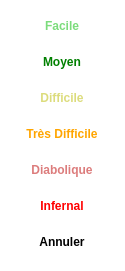
       <widget class="QFrame" name="frmNiveau">
        <property name="geometry">
         <rect>
          <x>290</x>
          <y>190</y>
          <width>125</width>
          <height>271</height>
         </rect>
        </property>
        <property name="styleSheet">
         <string notr="true">background: #ffffff;
border-top-left-radius: 10px;
border-top-right-radius: 10px;
border-bottom-left-radius: 5px;</string>
        </property>
        <property name="frameShape">
         <enum>QFrame::StyledPanel</enum>
        </property>
        <property name="frameShadow">
         <enum>QFrame::Raised</enum>
        </property>
        <layout class="QGridLayout" name="gridLayout_2">
         <item row="6" column="0">
          <widget class="AbulEduFlatBoutonV1" name="btnNiveauAnnuler">
           <property name="minimumSize">
            <size>
             <width>100</width>
             <height>30</height>
            </size>
           </property>
           <property name="maximumSize">
            <size>
             <width>100</width>
             <height>30</height>
            </size>
           </property>
           <property name="font">
            <font>
             <weight>75</weight>
             <bold>true</bold>
            </font>
           </property>
           <property name="cursor">
            <cursorShape>PointingHandCursor</cursorShape>
           </property>
           <property name="text">
            <string>Annuler</string>
           </property>
          </widget>
         </item>
         <item row="2" column="0">
          <widget class="AbulEduFlatBoutonV1" name="btnNiveauDifficile">
           <property name="minimumSize">
            <size>
             <width>100</width>
             <height>30</height>
            </size>
           </property>
           <property name="maximumSize">
            <size>
             <width>100</width>
             <height>30</height>
            </size>
           </property>
           <property name="font">
            <font>
             <weight>75</weight>
             <bold>true</bold>
            </font>
           </property>
           <property name="cursor">
            <cursorShape>PointingHandCursor</cursorShape>
           </property>
           <property name="styleSheet">
            <string notr="true">color: #dcdc7c;</string>
           </property>
           <property name="text">
            <string>Difficile</string>
           </property>
          </widget>
         </item>
         <item row="3" column="0">
          <widget class="AbulEduFlatBoutonV1" name="btnNiveauTresDifficile">
           <property name="minimumSize">
            <size>
             <width>100</width>
             <height>30</height>
            </size>
           </property>
           <property name="maximumSize">
            <size>
             <width>100</width>
             <height>30</height>
            </size>
           </property>
           <property name="font">
            <font>
             <weight>75</weight>
             <bold>true</bold>
            </font>
           </property>
           <property name="cursor">
            <cursorShape>PointingHandCursor</cursorShape>
           </property>
           <property name="styleSheet">
            <string notr="true">color: orange;</string>
           </property>
           <property name="text">
            <string>Très Difficile</string>
           </property>
          </widget>
         </item>
         <item row="4" column="0">
          <widget class="AbulEduFlatBoutonV1" name="btnNiveauDiabolique">
           <property name="minimumSize">
            <size>
             <width>100</width>
             <height>30</height>
            </size>
           </property>
           <property name="maximumSize">
            <size>
             <width>100</width>
             <height>30</height>
            </size>
           </property>
           <property name="font">
            <font>
             <weight>75</weight>
             <bold>true</bold>
            </font>
           </property>
           <property name="cursor">
            <cursorShape>PointingHandCursor</cursorShape>
           </property>
           <property name="styleSheet">
            <string notr="true">color: #dc7c7c;</string>
           </property>
           <property name="text">
            <string>Diabolique</string>
           </property>
          </widget>
         </item>
         <item row="0" column="0">
          <widget class="AbulEduFlatBoutonV1" name="btnNiveauFacile">
           <property name="minimumSize">
            <size>
             <width>100</width>
             <height>30</height>
            </size>
           </property>
           <property name="maximumSize">
            <size>
             <width>100</width>
             <height>30</height>
            </size>
           </property>
           <property name="font">
            <font>
             <weight>75</weight>
             <bold>true</bold>
             <kerning>true</kerning>
            </font>
           </property>
           <property name="cursor">
            <cursorShape>PointingHandCursor</cursorShape>
           </property>
           <property name="styleSheet">
            <string notr="true">color: #7cdc7c;</string>
           </property>
           <property name="text">
            <string>Facile</string>
           </property>
          </widget>
         </item>
         <item row="1" column="0">
          <widget class="AbulEduFlatBoutonV1" name="btnNiveauMoyen">
           <property name="minimumSize">
            <size>
             <width>100</width>
             <height>30</height>
            </size>
           </property>
           <property name="maximumSize">
            <size>
             <width>100</width>
             <height>30</height>
            </size>
           </property>
           <property name="font">
            <font>
             <weight>75</weight>
             <bold>true</bold>
            </font>
           </property>
           <property name="cursor">
            <cursorShape>PointingHandCursor</cursorShape>
           </property>
           <property name="styleSheet">
            <string notr="true">color: green;</string>
           </property>
           <property name="text">
            <string>Moyen</string>
           </property>
          </widget>
         </item>
         <item row="5" column="0">
          <widget class="AbulEduFlatBoutonV1" name="btnNiveauInfernal">
           <property name="minimumSize">
            <size>
             <width>100</width>
             <height>30</height>
            </size>
           </property>
           <property name="maximumSize">
            <size>
             <width>100</width>
             <height>30</height>
            </size>
           </property>
           <property name="font">
            <font>
             <weight>75</weight>
             <bold>true</bold>
            </font>
           </property>
           <property name="cursor">
            <cursorShape>PointingHandCursor</cursorShape>
           </property>
           <property name="styleSheet">
            <string notr="true">color: red;</string>
           </property>
           <property name="text">
            <string>Infernal</string>
           </property>
          </widget>
         </item>
        </layout>
       </widget>
